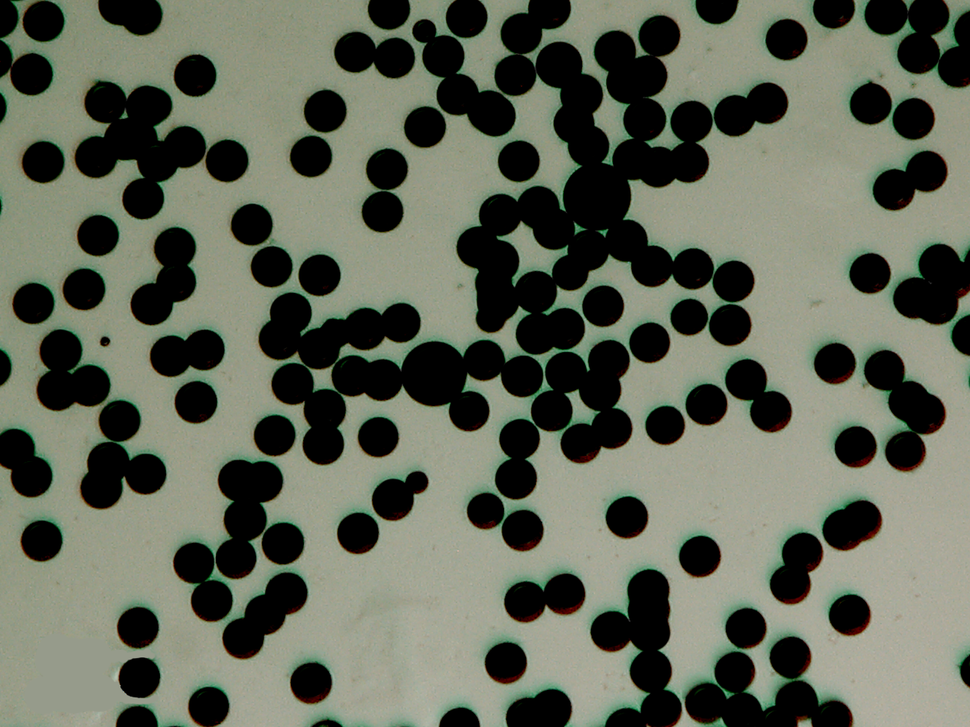
#> input picture images/om/250X1.png, 970 x 727 px, shrunk from 1280 x 960 before the run
$ python blob_detector_with_aggregation.py --image images/om/250X1.png --output results.xlsx
#> lines starting #> are read from the running program, lines starting #| are printed output that depends on the picture; after the words box and inside, x2 and y2 are one past the last pixel; in counts of white or black regions, pixels touching at a corner belong together
"""
Particle Detection and Aggregation Analysis
-------------------------------------------
This script processes microscopy images to detect particles/blobs and analyze their
aggregation patterns. It uses computer vision techniques to identify individual
particles and determine their relationships.

Author: Evilasio Anisio Costa Filho
      │ e: evilasio.costa@certbio.ufcg.edu.br
      │ a: Rua Aprígio Veloso, 882 - Bloco CN - Térreo - Universitário
      │    Campina Grande - PB, Brasil
      │ w: certbio.net
      │ ORCID: 0000-0002-2401-0663
      │ Lattes: http://lattes.cnpq.br/8131766993264892
Date: June 2025

Usage:
    python blob_detector_with_aggregation.py --image images/om/250X1.png --output results.xlsx
    python blob_detector_with_aggregation.py --help
"""

import cv2
import numpy as np
from scipy.ndimage import maximum_filter, label
from scipy.spatial.distance import cdist  # For nearest neighbor distance
import pandas as pd
from collections import deque  # For BFS in aggregation analysis
import argparse  # For command-line arguments
import os  # For file path operations

# -----------------------------------------------------------------------------
# CONSTANTS AND CONFIGURATION
# -----------------------------------------------------------------------------

# Conversion factors between pixels and micrometers
PX_PER_UM = 100 / 130  # pixels per micrometer (calibration: 100px = 130µm)
UM_PER_PX = 1 / PX_PER_UM  # micrometers per pixel

# Aggregation analysis parameters
AGGREGATION_CONTACT_FACTOR = 1.1  # Factor for defining "touching" particles

# Color palette for visualization (BGR format in OpenCV)
COLOR_PALETTE = [
    (255, 0, 0),    # Blue
    (0, 255, 0),    # Green
    (0, 0, 255),    # Red
    (255, 255, 0),  # Cyan
    (255, 0, 255),  # Magenta
    (0, 255, 255),  # Yellow
    (128, 0, 0),    # Dark Blue
    (0, 128, 0),    # Dark Green
    (0, 0, 128),    # Dark Red
    (128, 128, 0),  # Teal
    (128, 0, 128),  # Purple
    (0, 128, 128),  # Olive
]
ISOLATED_PARTICLE_COLOR = (200, 200, 200)  # Light Gray for isolated particles
TEXT_COLOR = (0, 0, 0)  # Black for text labels

# -----------------------------------------------------------------------------
# IMAGE PREPROCESSING
# -----------------------------------------------------------------------------

def preprocess_image(image_path, padding=5):
    """
    Load and preprocess the microscopy image for blob detection.

    Args:
        image_path: Path to the input image
        padding: Number of pixels to pad around the image

    Returns:
        Tuple of (original image, padded image, binary mask, distance transform)
    """
    # Load the image
    img = cv2.imread(image_path)
    if img is None:
        raise FileNotFoundError(f"Error: Image not found at '{image_path}'.")

    # Add padding to help with edge detection
    img_padded = cv2.copyMakeBorder(img, padding, padding, padding, padding,
                                    cv2.BORDER_REFLECT)

    # Convert to HSV and threshold the value channel
    hsv = cv2.cvtColor(img_padded, cv2.COLOR_BGR2HSV)
    _, binary = cv2.threshold(hsv[:, :, 2], 0, 255,
                            cv2.THRESH_BINARY_INV | cv2.THRESH_OTSU)

    # Apply morphological operations to clean up the mask
    kernel = cv2.getStructuringElement(cv2.MORPH_ELLIPSE, (3, 3))
    morph = cv2.morphologyEx(binary, cv2.MORPH_OPEN, kernel)
    morph = cv2.morphologyEx(morph, cv2.MORPH_CLOSE, kernel)

    # Create distance transform for better particle separation
    dist = cv2.distanceTransform(morph, cv2.DIST_L2, 5)
    dist_norm = cv2.normalize(dist, None, 0, 1.0, cv2.NORM_MINMAX)

    return img, img_padded, morph, dist, dist_norm

# -----------------------------------------------------------------------------
# PARTICLE DETECTION
# -----------------------------------------------------------------------------

def detect_particles(padded_image, morph_mask, dist_transform, dist_norm, padding=5):
    """
    Detect individual particles in the image using distance transform and
    contour analysis.

    Args:
        padded_image: The padded input image
        morph_mask: Binary mask after morphological operations
        dist_transform: Distance transform of the binary mask
        dist_norm: Normalized distance transform
        padding: Padding size used in preprocessing

    Returns:
        List of detected particles with their properties
    """
    # Find local maxima in the distance transform
    max_filt_size = 17  # Size of the maximum filter window
    max_filt = maximum_filter(dist_norm, size=max_filt_size)
    local_max_threshold = 0.1  # Minimum threshold for local maxima
    local_max = (dist_norm == max_filt) & (dist_norm > local_max_threshold)
    labeled_maxima, num_potential_centers = label(local_max)

    # Get original image dimensions
    original_h, original_w = padded_image.shape[:2]
    original_h -= 2 * padding
    original_w -= 2 * padding

    # Process each potential particle center
    results = []
    for i in range(1, num_potential_centers + 1):
        # Find the coordinates of the current local maximum
        mask = (labeled_maxima == i)
        coords = np.column_stack(np.where(mask))
        if coords.size == 0:
            continue

        # Find the point with maximum distance value
        max_dist_in_region = 0
        center_y, center_x = -1, -1
        for r_coord, c_coord in coords:
            if dist_transform[r_coord, c_coord] > max_dist_in_region:
                max_dist_in_region = dist_transform[r_coord, c_coord]
                center_y, center_x = r_coord, c_coord

        if center_y == -1:
            continue

        # Estimated radius from the distance transform
        r_est_px = int(max_dist_in_region)

        # Only keep particles whose centers are inside the original image
        if r_est_px > 1 and padding <= center_x < original_w + padding and padding <= center_y < original_h + padding:
            # Create a circular mask and refine it with the morphological mask
            blob_mask = np.zeros_like(morph_mask, dtype=np.uint8)
            cv2.circle(blob_mask, (center_x, center_y), r_est_px, 255, -1)
            blob_mask_refined = cv2.bitwise_and(morph_mask, blob_mask)

            # Find contours in the refined mask
            cnts, _ = cv2.findContours(blob_mask_refined, cv2.RETR_EXTERNAL,
                                     cv2.CHAIN_APPROX_SIMPLE)

            if cnts:
                # Take the largest contour
                cnt = max(cnts, key=cv2.contourArea)
                area_px = cv2.contourArea(cnt)

                # Filter out very small particles (likely noise)
                if area_px < 5:
                    continue

                # Calculate particle properties
                perimeter = cv2.arcLength(cnt, True)
                diameter_px = np.sqrt(4 * area_px / np.pi)
                radius_px = diameter_px / 2
                circularity = 4 * np.pi * area_px / (perimeter ** 2) if perimeter > 0 else 0
                area_um2 = area_px * (UM_PER_PX ** 2)
                diameter_um = diameter_px * UM_PER_PX

                # Find the center of mass using moments
                M = cv2.moments(cnt)
                if M["m00"] != 0:
                    cx_contour_padded = int(M["m10"] / M["m00"])
                    cy_contour_padded = int(M["m01"] / M["m00"])
                else:
                    cx_contour_padded, cy_contour_padded = center_x, center_y

                # Store the particle data
                results.append({
                    'id': len(results),
                    'x_px_orig': cx_contour_padded - padding,  # Original image coord
                    'y_px_orig': cy_contour_padded - padding,  # Original image coord
                    'x_px_pad': cx_contour_padded,  # Padded image coord
                    'y_px_pad': cy_contour_padded,  # Padded image coord
                    'area_px': area_px,
                    'area_um2': area_um2,
                    'diameter_px': diameter_px,
                    'diameter_um': diameter_um,
                    'radius_px': radius_px,
                    'circularity': circularity * 100  # As percentage
                })

    return results

# -----------------------------------------------------------------------------
# AGGREGATION ANALYSIS
# -----------------------------------------------------------------------------

def analyze_aggregation(particles_df, coordinates):
    """
    Analyze the aggregation patterns of particles.

    Args:
        particles_df: DataFrame containing particle information
        coordinates: Array of particle coordinates

    Returns:
        Updated DataFrame with aggregation information and summary statistics
    """
    num_particles = len(particles_df)

    # Create adjacency list for particles that are close enough to be "touching"
    adj = [[] for _ in range(num_particles)]
    particle_radii_px = particles_df['radius_px'].values

    for i in range(num_particles):
        for j in range(i + 1, num_particles):
            # Calculate distance between particle centers
            p1_coord = coordinates[i]
            p2_coord = coordinates[j]
            dist_centers = np.linalg.norm(p1_coord - p2_coord)

            # Check if particles are close enough to be considered "touching"
            if dist_centers < (particle_radii_px[i] + particle_radii_px[j]) * AGGREGATION_CONTACT_FACTOR:
                adj[i].append(j)
                adj[j].append(i)

    # Identify connected components (aggregates) using BFS
    visited = [False] * num_particles
    aggregate_id_counter = 0
    particles_df['aggregate_id'] = -1
    particles_df['particles_in_aggregate'] = 0

    aggregates_summary = []

    for i in range(num_particles):
        if not visited[i]:
            current_aggregate_particles = []
            q = deque()
            q.append(i)
            visited[i] = True
            aggregate_id_counter += 1  # Starts at 1 for the first aggregate

            # BFS to find all particles in this aggregate
            while q:
                u = q.popleft()
                current_aggregate_particles.append(u)
                particles_df.loc[u, 'aggregate_id'] = aggregate_id_counter

                for v_neighbor in adj[u]:
                    if not visited[v_neighbor]:
                        visited[v_neighbor] = True
                        q.append(v_neighbor)

            # Update number of particles in this aggregate
            num_in_agg = len(current_aggregate_particles)
            for particle_idx in current_aggregate_particles:
                particles_df.loc[particle_idx, 'particles_in_aggregate'] = num_in_agg

            # Only count as an aggregate if it has more than one particle
            if num_in_agg > 1:
                aggregates_summary.append({
                    'agg_id': aggregate_id_counter,
                    'num_particles': num_in_agg
                })

    return particles_df, aggregates_summary

# -----------------------------------------------------------------------------
# NEAREST NEIGHBOR DISTANCE
# -----------------------------------------------------------------------------

def calculate_nnd(particles_df, coordinates):
    """
    Calculate the Nearest Neighbor Distance (NND) for each particle.

    Args:
        particles_df: DataFrame containing particle information
        coordinates: Array of particle coordinates

    Returns:
        DataFrame updated with NND information
    """
    num_particles = len(particles_df)

    if num_particles > 1:
        # Calculate pairwise distances between all particles
        dist_matrix = cdist(coordinates, coordinates)
        np.fill_diagonal(dist_matrix, np.inf)  # Ignore self-distances

        # Find the minimum distance for each particle
        nnd_px = np.min(dist_matrix, axis=1)
        particles_df['nnd_px'] = nnd_px
        particles_df['nnd_um'] = nnd_px * UM_PER_PX
    else:
        # Handle case with only one or zero particles
        particles_df['nnd_px'] = np.nan if num_particles == 1 else pd.NA
        particles_df['nnd_um'] = np.nan if num_particles == 1 else pd.NA

    return particles_df

# -----------------------------------------------------------------------------
# VISUALIZATION
# -----------------------------------------------------------------------------

def visualize_particles(original_image, padded_image, particles_df, padding=5):
    """
    Create a visualization of the detected particles, colored by aggregate.

    Args:
        original_image: The original input image
        padded_image: The padded version of the image
        particles_df: DataFrame containing particle information
        padding: Padding size used in preprocessing

    Returns:
        Image with visualized particles
    """
    # Create a copy of the original image for drawing
    original_h, original_w = original_image.shape[:2]
    result_image = padded_image[padding:padding + original_h,
                              padding:padding + original_w].copy()

    # Draw each particle
    for _, row in particles_df.iterrows():
        # Get particle properties
        center_x = int(row['x_px_orig'])
        center_y = int(row['y_px_orig'])
        radius = int(row['radius_px'])
        num_in_agg = row['particles_in_aggregate']
        agg_id = row['aggregate_id']

        # Choose color based on aggregate status
        if num_in_agg > 1:
            # Use color from palette for aggregated particles
            color_index = int((agg_id - 1) % len(COLOR_PALETTE))
            draw_color = COLOR_PALETTE[color_index]
        else:
            # Use gray for isolated particles
            draw_color = ISOLATED_PARTICLE_COLOR

        # Draw circle representing the particle
        cv2.circle(result_image, (center_x, center_y), radius, draw_color, 2)

        # Uncomment to add particle ID labels
        # cv2.putText(result_image, str(int(row['id'])),
        #            (center_x - 7, center_y - 7),
        #            cv2.FONT_HERSHEY_SIMPLEX, 0.3, TEXT_COLOR, 1)

    return result_image

# -----------------------------------------------------------------------------
# MAIN FUNCTION
# -----------------------------------------------------------------------------

def main():
    """Main function to run the particle analysis pipeline."""
    # Parse command-line arguments
    parser = argparse.ArgumentParser(description='Particle Detection and Aggregation Analysis')
    parser.add_argument('--image', type=str, default='images/om/250X1.png',
                        help='Path to the input image (default: images/om/250X1.png)')
    parser.add_argument('--output', type=str, default='blob_results_extended_colored.xlsx',
                        help='Path to save the output Excel file (default: blob_results_extended_colored.xlsx)')
    parser.add_argument('--padding', type=int, default=5,
                        help='Padding size in pixels (default: 5)')
    parser.add_argument('--contact-factor', type=float, default=1.1,
                        help='Aggregation contact factor - multiplier for determining particle contact (default: 1.1)')
    parser.add_argument('--save-image', type=str, default='',
                        help='Save the visualization image to the specified path (optional)')
    parser.add_argument('--no-display', action='store_true',
                        help='Do not display the visualization window (useful for batch processing)')

    args = parser.parse_args()

    # Configuration from arguments
    image_path = args.image
    output_excel = args.output
    padding = args.padding

    # Update global constant if provided
    global AGGREGATION_CONTACT_FACTOR
    if args.contact_factor != 1.1:  # If user specified a different value
        AGGREGATION_CONTACT_FACTOR = args.contact_factor
        print(f"Using custom aggregation contact factor: {AGGREGATION_CONTACT_FACTOR}")

    # Validate file paths
    if not os.path.isfile(image_path):
        print(f"Error: Image file not found at '{image_path}'.")
        return

    output_dir = os.path.dirname(output_excel)
    if output_dir and not os.path.exists(output_dir):
        os.makedirs(output_dir)
        print(f"Created output directory: {output_dir}")

    print(f"Processing image: {image_path}")
    print(f"Results will be saved to: {output_excel}")

    # Step 1: Preprocess the image
    try:
        print("Preprocessing image...")
        original_image, padded_image, morph_mask, dist_transform, dist_norm = preprocess_image(image_path, padding)
#> in preprocess_image, img is the input picture: shape (727, 970, 3); mean B, G, R 88, 102.8, 97.4
#> in preprocess_image, `img_padded = cv2.copyMakeBorder(img, padding, padding, padding, paddin..`:
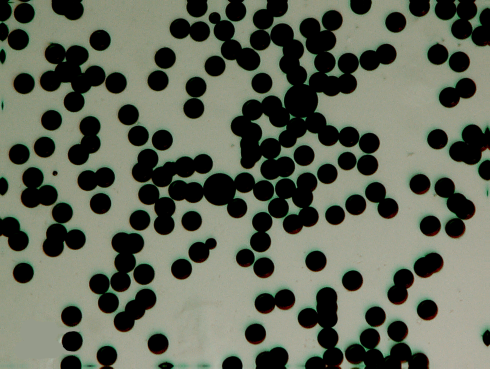
#> img_padded: shape (737, 980, 3) (shown at 1/2 size); mean B, G, R 88, 102.9, 97.5
#> in preprocess_image, `_, binary = cv2.threshold(hsv[:, :, 2], 0, 255, cv2.THRESH_BINARY_INV ..`:
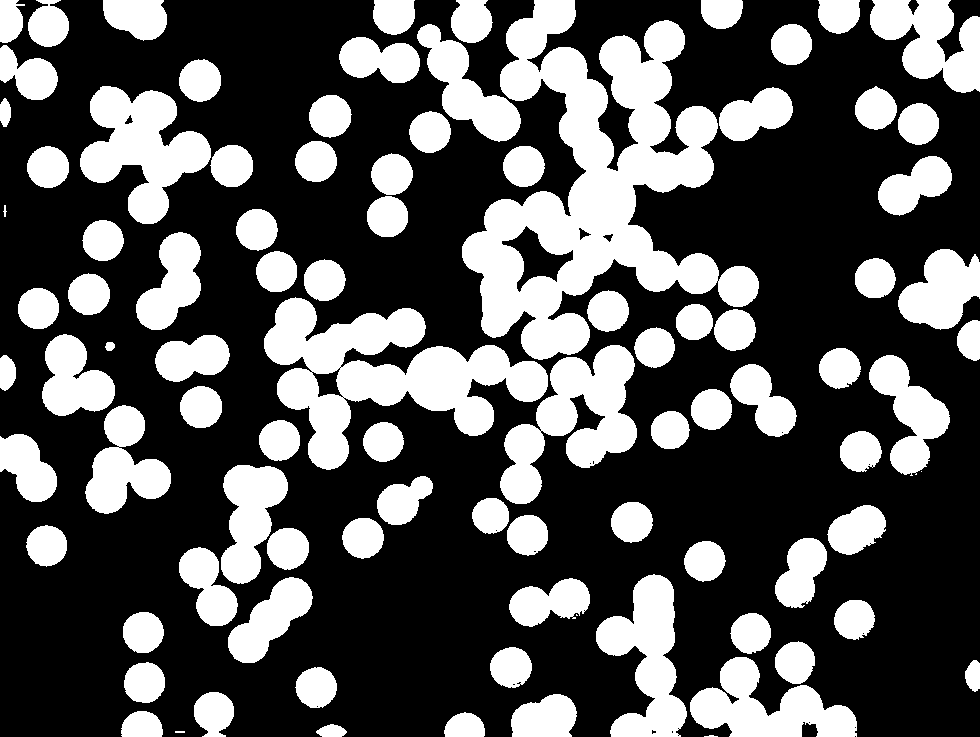
#> binary: shape (737, 980); 33.7% white; 93 white regions (3 under 20 px), largest, box (x1, y1, x2, y2) and area: (462, 0, 759, 360) 43028, (264, 297, 548, 470) 20590, (500, 345, 637, 504) 10258
#> in preprocess_image, `morph = cv2.morphologyEx(morph, cv2.MORPH_CLOSE, kernel)`:
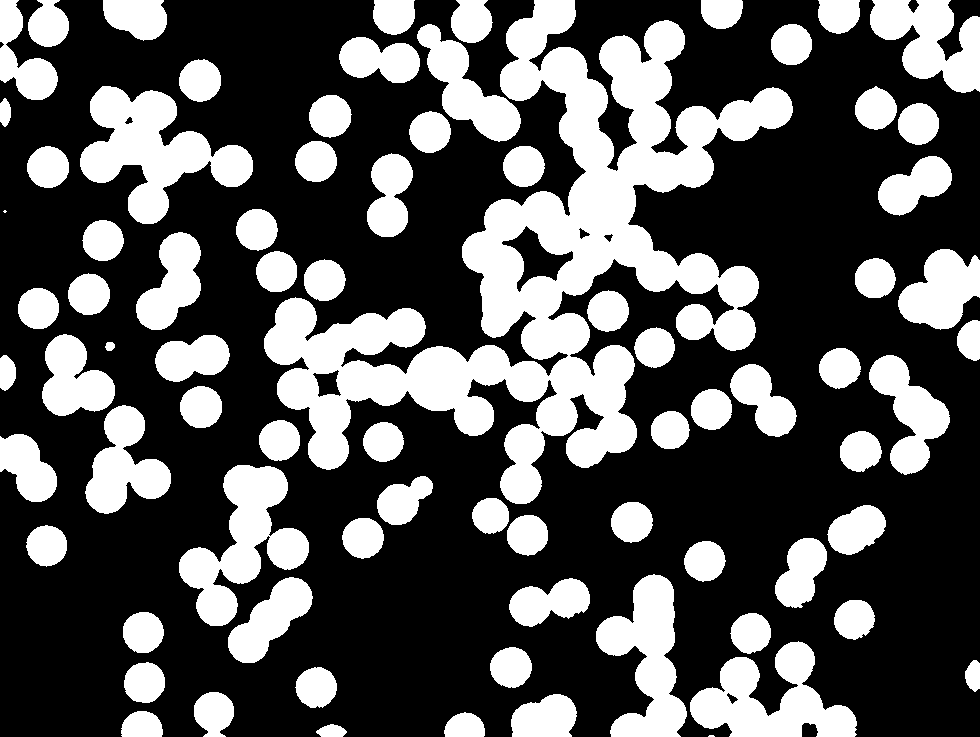
#> morph: shape (737, 980); 33.7% white; 79 white regions (2 under 20 px), largest, box (x1, y1, x2, y2) and area: (264, 0, 793, 504) 79045, (80, 86, 253, 224) 10973, (179, 465, 309, 626) 9049
#> in preprocess_image, `dist = cv2.distanceTransform(morph, cv2.DIST_L2, 5)`:
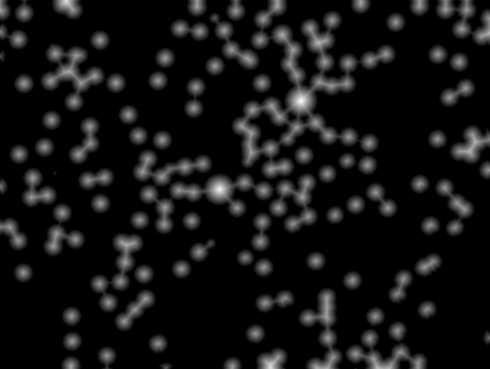
#> dist: shape (737, 980) float32 (shown at 1/2 size); min 0, max 33.36, mean 2.7; drawn with min black and max white
        original_h, original_w = original_image.shape[:2]
    except Exception as e:
        print(f"Error during preprocessing: {str(e)}")
        return

    # Step 2: Detect particles
    print("Detecting particles...")
    particles = detect_particles(padded_image, morph_mask, dist_transform, dist_norm, padding)
#> in detect_particles, `max_filt = maximum_filter(dist_norm, size=max_filt_size)`:
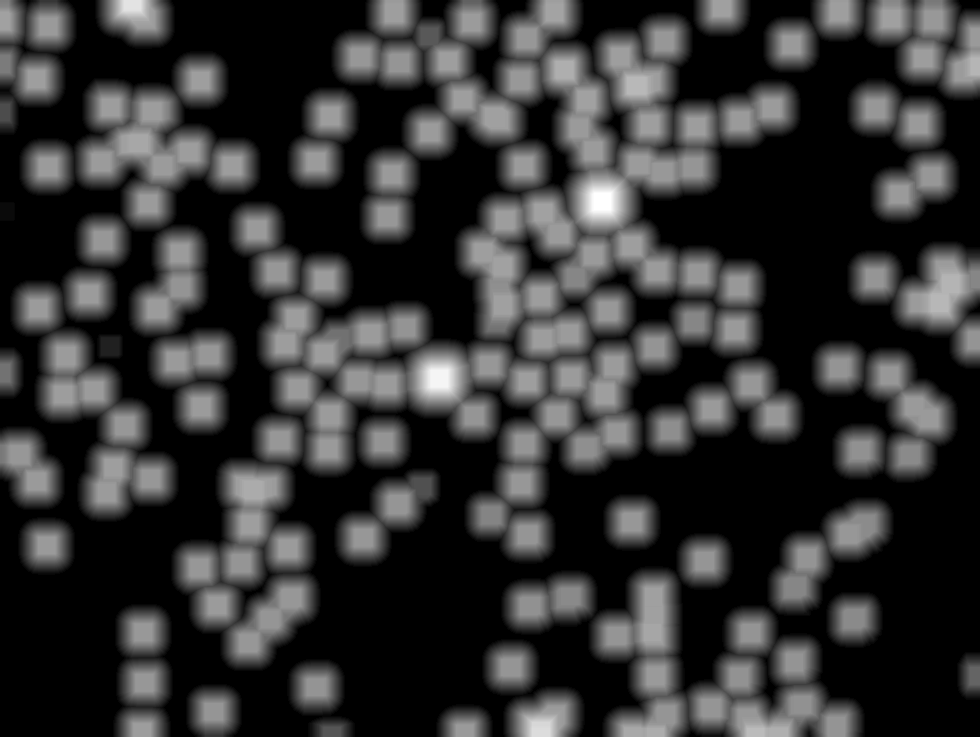
#> max_filt: shape (737, 980) float32; min 0, max 1, mean 0.203
#> (the rest of the program and of its run is left out)
